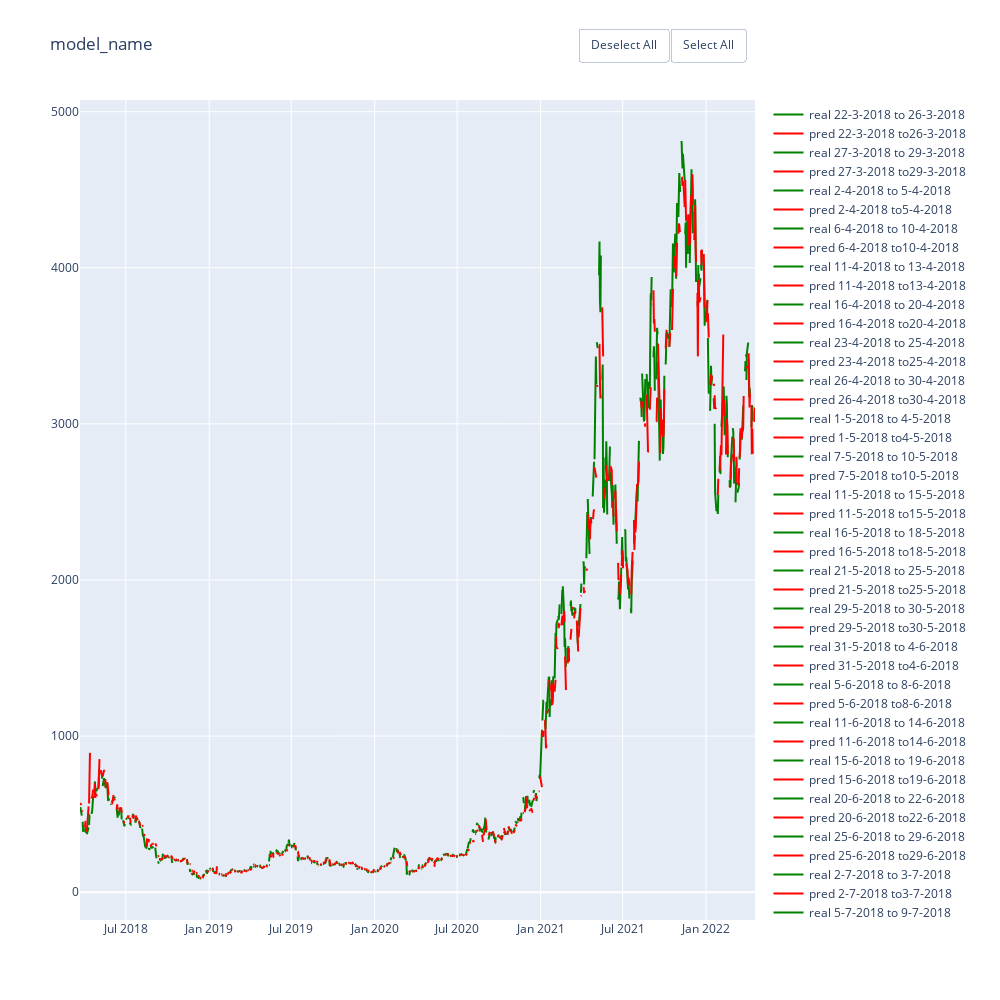

Source (notebook cell):
### Code cell
avg_score(gb_005, X, y, 5, 'hmcv', train_period_split=100, test_period_split=5)
